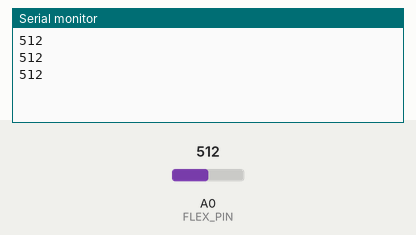
A sketch run on a simulated Arduino Uno, built with avr-gcc and run on an emulated ATmega328P. Shown: the last lines printed to the serial monitor. The inputs (shaded band) are chosen by the test bench; at power-on: A0 (FLEX_PIN) = 512.

Above: at 1.3 s.
1.4 s: A0 (FLEX_PIN) set to 716
At 1.9 s:
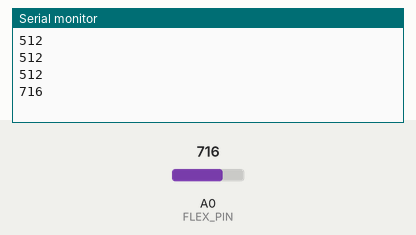
2.9 s: A0 (FLEX_PIN) set to 900
At 3.4 s:
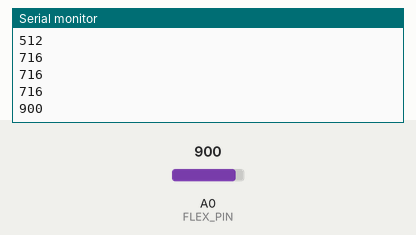
Timing chart, 0 to 5.9 s (numbered marks = the images above; inputs shaded):
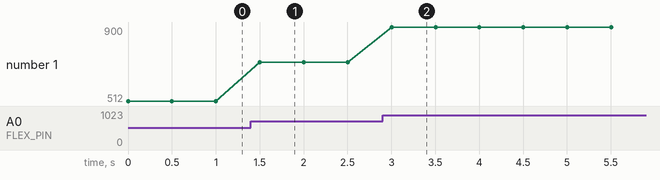

Measured:
- after the input at 1.4 s, the serial monitor: prints a new line after 0.10 s (image 1)
- after the input at 2.9 s, the serial monitor: prints a new line after 0.10 s (image 2)
- plotted number 1: 512 → 716 after the input at 1.4 s, 716 → 900 after the input at 2.9 s

The sketch:

flex_sensor.ino
```cpp
/*
Author: Haley Fogelson
Date: Jan 25, 2018
Class: Robotics


*/

#define FLEX_PIN A0
#define VCC 4.98
#define R_DIV 47500
#define STRAIGHT_RESISTANCE  37300.0
#define BEND_RESISTANCE  90000.0

void setup() {
  Serial.begin(115200);
  pinMode(FLEX_PIN, INPUT);

}

void loop() {
  // put your main code here, to run repeatedly:
  // Read the ADC, and calculate voltage and resistance from it
  Serial.println(analogRead(FLEX_PIN));
 /* int flexADC = analogRead(FLEX_PIN);
  float flexV = flexADC * VCC / 1023.0;
  float flexR = R_DIV * (VCC / flexV - 1.0);
  Serial.println("Resistance: " + String(flexR) + " ohms");

  // Use the calculated resistance to estimate the sensor's
  // bend angle:
  float angle = map(flexR, STRAIGHT_RESISTANCE, BEND_RESISTANCE,
                   0, 90.0);
  Serial.println("Bend: " + String(angle) + " degrees");
  Serial.println();
*/
  delay(500);

}
```
